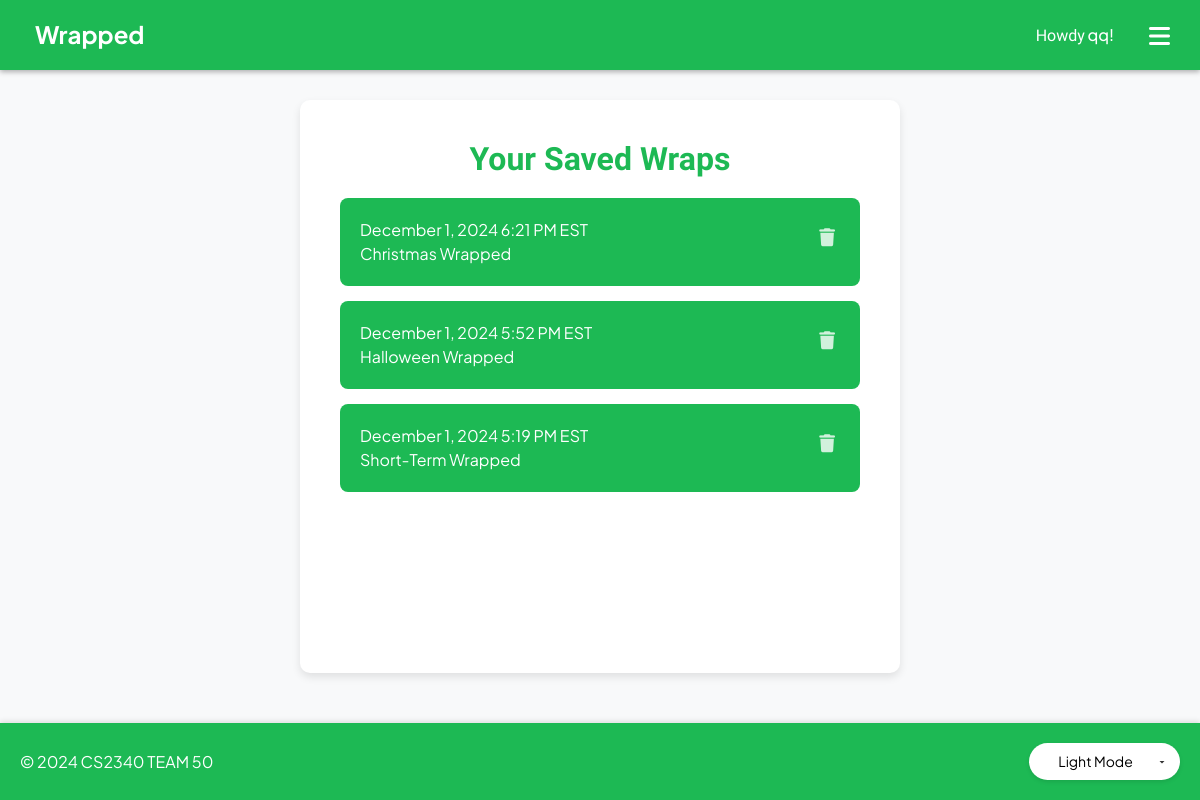
Page /auth/saved-wraps/ (signed in) on the committed database.
### authentication/models.py (models this page shows)
class SavedWrap(models.Model):
    profile = models.ForeignKey('Profile', related_name='saved_wraps', on_delete=models.CASCADE)
    created_at = models.DateTimeField(auto_now_add=True)
    wrap_type = models.CharField(max_length=50)  # e.g., "original", "long_term", "christmas"
    wrap_data = models.JSONField()  # Stores the entire wrap data as JSON
    class Meta:
        ordering = ['-created_at']

### authentication/views.py (the view)
# urls.py: path('saved-wraps/', views.saved_wraps, name='saved_wraps'),
@login_required(login_url='/auth/login/')
def saved_wraps(request):
    saved_wraps = request.user.profile.saved_wraps.all().order_by('-created_at')
    return render(request, 'saved_wraps.html', {'saved_wraps': saved_wraps})

### authentication/templates/saved_wraps.html (shortened to what this page needs)
{% extends "base.html" %}
{% load static %}
{% load tz %}
{% block content %}
    <h1>Your Saved Wraps</h1>
    {% if saved_wraps %}
        <ul class="wrap-list">
            {% for wrap in saved_wraps %}
            <li class="wrap-item">
                <div class="wrap-content" onclick="location.href='{% url 'view_wrap' wrap.id %}'">
                    <div class="wrap-date">{{ wrap.created_at|timezone:"America/New_York"|date:"F j, Y g:i A e" }}</div>
                    <div class="wrap-type">
                        {% if "halloween" in wrap.wrap_type %}
                            Halloween Wrapped
                        {% elif "christmas" in wrap.wrap_type %}
                            Christmas Wrapped
                        {% elif "short_term" in wrap.wrap_type %}
                            Short-Term Wrapped
                        {% elif "medium_term" in wrap.wrap_type %}
                            Medium-Term Wrapped
                        {% elif "long_term" in wrap.wrap_type %}
                            Long-Term Wrapped
                        {% else %}
                            Original Wrapped
                        {% endif %}
                    </div>
                </div>
                <button class="delete-button" onclick="deleteWrap({{ wrap.id }})">
                    <i class="fas fa-trash"></i>
                </button>
            </li>
            {% endfor %}
        </ul>
    {% else %}
        <p>You haven't saved any wraps yet. Create one by going to home and selecting one of the wrapped options!</p>
    {% endif %}
{% endblock %}

### authentication/templates/base.html (shortened to what this page needs)
<!DOCTYPE html>
<html lang="en">
<head>
    <link href="https://cdn.jsdelivr.net/npm/bootstrap@5.3.0/dist/css/bootstrap.min.css" rel="stylesheet">
    <link rel="stylesheet" href="https://cdnjs.cloudflare.com/ajax/libs/font-awesome/6.0.0/css/all.min.css">
</head>
<body>
    <header id="top-banner">
        <div class="d-flex align-items-center">
            <h1><a href="{% url 'home' %}" style="text-decoration: none; color: white; cursor: pointer;">Wrapped</a></h1>
        </div>
        <div class="top-banner-buttons">
            {% if user.is_authenticated %}
                <span class="user-name" style="color: white; margin-right: 15px; font-size: 16px;">
                    <span class="greeting">Howdy</span> {{ user.username }}!
                </span>
                <div class="dropdown">
                    <button class="menu-btn" onclick="toggleMenu()">
                        <i class="fas fa-bars"></i>
                    </button>
                </div>
            {% else %}
                <a href="{% url 'register' %}" class="btn btn-custom">Register</a>
                <a href="{% url 'login' %}" class="btn btn-custom">Login</a>
            {% endif %}
        </div>
    </header>
    <div class="custom-container">
        {% block content %}{% endblock %}
    </div>
    <footer>
        <div class="footer-content">
            <div class="footer-text">
                &copy; 2024 CS2340 TEAM 50
            </div>
            <div class="footer-dropdown">
                <select id="theme-selector" onchange="changeTheme(this.value)">
                    <option value="light">Light Mode</option>
                </select>
            </div>
        </div>
    </footer>
</body>
</html>

### authentication/templates/base.html (style rules this page uses)
#top-banner { background-color: #1DB954; color: white; padding: 20px; position: fixed; display: flex; justify-content: space-between; align-items: center; top: 0; width: 100%; box-shadow: 0 2px 5px rgba(0, 0, 0, 0.3); z-index: 1000; height: 70px; box-sizing: border-box; }
#top-banner h1 { margin: 0; margin-left: 15px; font-size: 1.5em; font-family: 'Metropolis', sans-serif; font-weight: 700; color: white; transition: color 0.3s ease; }
#top-banner a { color: white; text-decoration: none; }
body { display: flex; flex-direction: column; min-height: 100vh; margin: 0; padding: 0; background-color: #f8f9fa; font-family: 'Plus Jakarta Sans', sans-serif; color: #333; transition: background-color 0.3s, color 0.3s; min-height: 100vh; display: flex; flex-direction: column; }
.custom-container { flex: 1; margin-top: 100px; text-align: center; background-color: #fff; border-radius: 10px; box-shadow: 0 4px 8px rgba(0, 0, 0, 0.1); padding: 40px; width: 100%; max-width: 600px; transition: background-color 0.3s; box-sizing: border-box; margin: auto; margin-bottom: 50px; flex: 1; }
h1, h2, h3 { font-family: 'Metropolis', sans-serif; margin-bottom: 20px; color: #1DB954; }
h1 { margin-bottom: 20px; font-size: 32px; font-weight: 600; font-family: 'Metropolis', sans-serif; color: #1DB954; }
#theme-selector { font-family: 'Plus Jakarta Sans', sans-serif; background-color: white; border: none; padding: 8px 12px; font-size: 14px; border-radius: 20px; cursor: pointer; box-shadow: 0 2px 4px rgba(0, 0, 0, 0.1); transition: all 0.3s ease; outline: none; appearance: none; -webkit-appearance: none; -moz-appearance: none; background-repeat: no-repeat; background-position: right 12px center; padding-right: 30px; text-align: center; width: fit-content; min-width: 120px; max-width: none; }
#theme-selector option { text-align: center; padding: 8px; width: 100%; }
footer { width: 100%; padding: 20px; background-color: #1DB954 !important; text-align: center; box-shadow: 0 -2px 5px rgba(0, 0, 0, 0.1); color: white; position: static; bottom: auto; }
.footer-content { font-family: 'Plus Jakarta Sans', sans-serif; display: flex; justify-content: space-between; align-items: center; }
.footer-content .footer-text { flex: 1; text-align: left; }
.footer-content .footer-dropdown { flex: 1; text-align: right; }
.user-name { font-family: 'Metropolis', sans-serif; font-weight: 500; transition: color 0.3s ease; }
.top-banner-buttons { display: flex; align-items: center; gap: 10px; }
.greeting { font-family: 'Metropolis', sans-serif; font-weight: 500; transition: all 0.3s ease; }
a { font-family: 'Plus Jakarta Sans', sans-serif; color: #1DB954; text-decoration: none; }
h1, h2, h3, #top-banner h1, .btn-custom { font-family: 'Metropolis', sans-serif; }
p, input, label, select, button:not(.btn-custom), .form-control, .error-message, .success-message, .footer-content, #theme-selector, .user-name { font-family: 'Plus Jakarta Sans', sans-serif; }
.dropdown { position: relative; display: inline-block; }
.menu-btn { background: none; border: none; color: white; font-size: 24px; cursor: pointer; padding: 5px 10px; transition: opacity 0.3s; }

### authentication/templates/saved_wraps.html (style rules this page uses)
body { min-height: 100vh; display: flex; flex-direction: column; background-color: #f8f9fa; margin: 0; padding: 0; font-family: 'Plus Jakarta Sans', sans-serif; }
.custom-container { flex: 1; margin-top: 100px; margin-bottom: 50px; text-align: center; background-color: #fff; border-radius: 10px; box-shadow: 0 4px 8px rgba(0, 0, 0, 0.1); padding: 40px; width: 100%; max-width: 600px; transition: background-color 0.3s; box-sizing: border-box; }
h1 { margin-bottom: 20px; font-size: 32px; font-weight: 600; font-family: 'Metropolis', sans-serif; color: #1DB954; }
.wrap-list { list-style: none; padding: 0; margin: 20px 0; }
.wrap-item { background-color: #1DB954; border: none; border-radius: 8px; padding: 20px; margin-bottom: 15px; transition: transform 0.2s; cursor: pointer; text-align: left; position: relative; display: flex; justify-content: space-between; align-items: flex-start; }
.wrap-content { flex-grow: 1; }
.delete-button { color: white; background: none; border: none; cursor: pointer; padding: 5px; font-size: 18px; opacity: 0.8; transition: opacity 0.2s; }
.wrap-date, .wrap-type { color: white; }

### rows in the picture
SavedWrap: created_at "December 1, 2024 6:21 PM EST", shows "Christmas Wrapped"
SavedWrap: created_at "December 1, 2024 5:52 PM EST", shows "Halloween Wrapped"
SavedWrap: created_at "December 1, 2024 5:19 PM EST", wrap_type "Short-Term Wrapped"

### other values in the picture
{{ user.username }} "qq"
